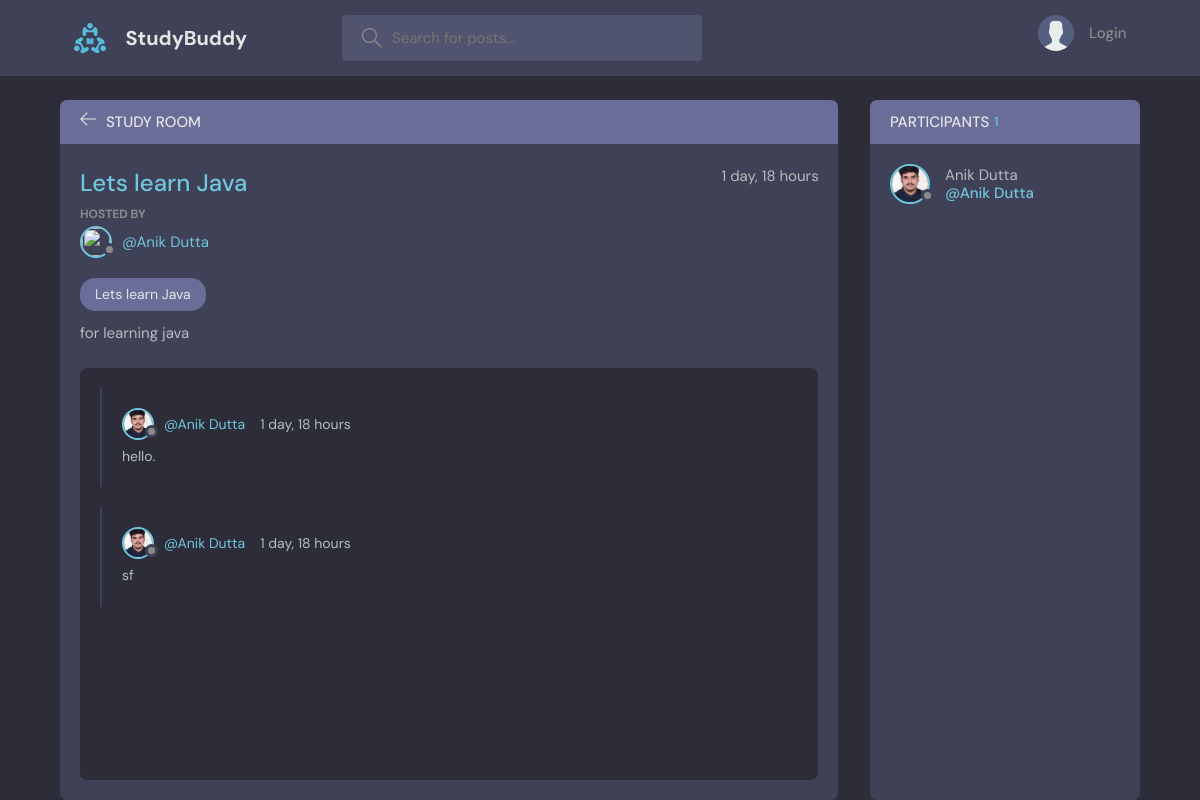
Page /room/1 on the earlier database version.
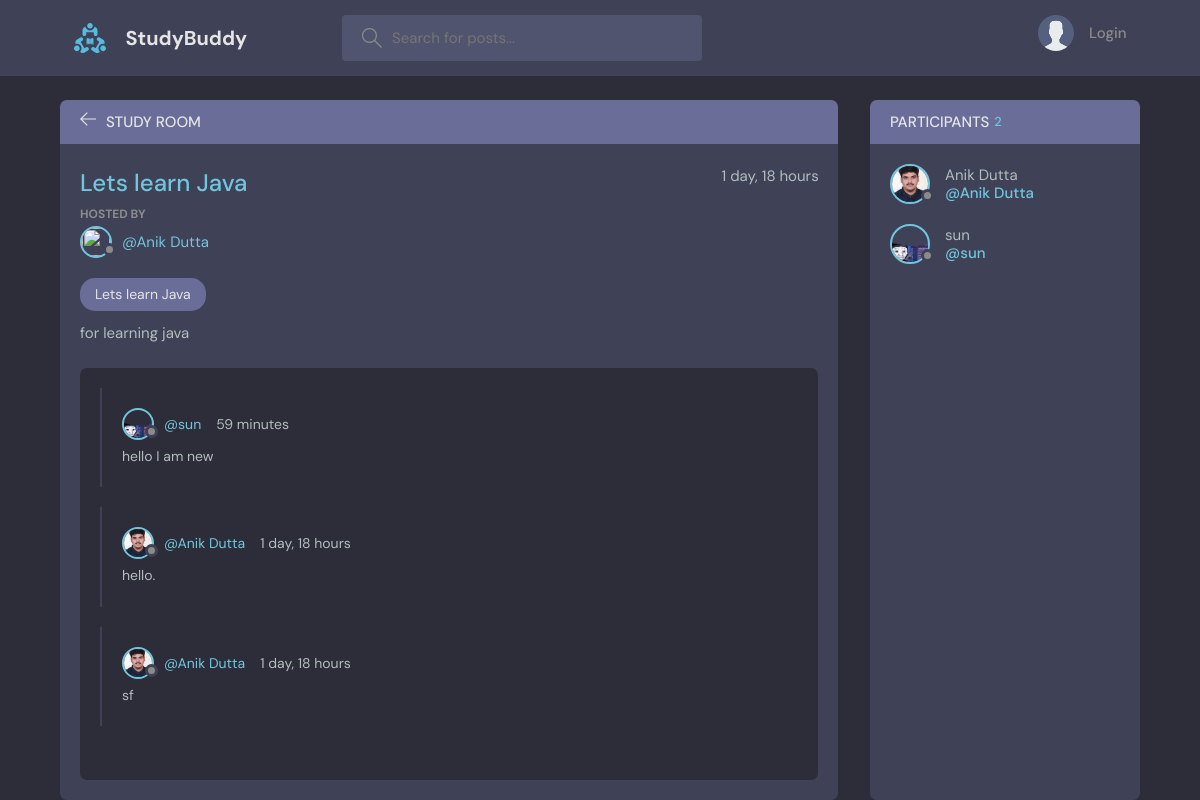
Same page on the later database version.
### base/models.py (models this page shows, shortened)
class Messages(models.Model):
    user = models.ForeignKey(User, on_delete=models.CASCADE)
    room = models.ForeignKey(Room, on_delete=models.CASCADE)
    body = models.TextField()
    updated = models.DateTimeField(auto_now= True)
    created = models.DateTimeField(auto_now_add= True)
    objects = models.Manager()
    class Meta:
        ordering = ['-created', '-updated']

class User(AbstractUser):
    name = models.CharField(max_length=200, blank=True)
    username = models.CharField(max_length=200, unique=True, null=True, blank=True)
    email = models.EmailField(unique=True, null=True)
    bio = models.TextField(null=True)
    avatar = models.ImageField(null=True, default='avatar.svg')
    USERNAME_FIELD = 'email'
    REQUIRED_FIELDS = []

### base/views.py (the view, shortened to what this page needs)
# urls.py: path('room/<str:pk>', views.room, name = "room"),
def room(request, pk):
    room = Room.objects.get(id = pk)
    comments =  room.messages_set.all()
    participants = room.participants.all()
    context = {'room':room, 'comments': comments, 'participants': participants}
    return render(request,'base/room.html', context)

### base/templates/base/room.html (shortened to what this page needs)
{% extends 'main.html' %}
{% block content %}
    <main class="profile-page layout layout--2">
      <div class="container">
        <div class="room">
          <div class="room__top">
            <div class="room__topLeft">
              <a href="{% url 'home' %}">
                <svg version="1.1" xmlns="http://www.w3.org/2000/svg" width="32" height="32" viewBox="0 0 32 32">
                  <title>arrow-left</title>
                  <path
                    d="M13.723 2.286l-13.723 13.714 13.719 13.714 1.616-1.611-10.96-10.96h27.625v-2.286h-27.625l10.965-10.965-1.616-1.607z"
                  ></path>
                </svg>
              </a>
              <h3>STUDY ROOM</h3>
            </div>
            </div>
          <div class="room__box scroll">
            <div class="room__header scroll">
              <div class="room__info">
                <h3>{{ room.name }}</h3>
                <span>{{ room.created|timesince }}</span>
              </div>
              <div class="room__hosted">
                <p>Hosted By</p>
                <a href="{% url 'user-profile' room.host.id %}" class="room__author">
                  <div class="avatar avatar--small">
                    <img src="{{user.avatar.url}}" />
                  </div>
                  <span>@{{ room.host.username }}</span>
                </a>
              </div>
              <div class="room__details">
                <span class="room__topics">{{room.name}}</span>
                <p>{{room.description}}</p>
              </div>
            </div>
            <div class="room__conversation">
              <div class="threads scroll">
                {% for message in comments %}
                  <div class="thread">
                    <div class="thread__top">
                      <div class="thread__author">
                        <a href="{% url 'user-profile' message.user.id %}" class="thread__authorInfo">
                          <div class="avatar avatar--small">
                            <img src="{{message.user.avatar.url}}" />
                          </div>
                          <span>@{{message.user.username}}</span>
                        </a>
                        <span class="thread__date">{{message.created|timesince}}</span>
                      </div>
                    </div>
                    <div class="thread__details">
                      {{message.body}}
                    </div>
                  </div>
                {% endfor %}
              </div>
            </div>
          </div>
        </div>
        <div class="participants">
          <h3 class="participants__top">Participants <span>{{ participants.count }}</span></h3>
          <div class="participants__list scroll">
            {% for user in participants %}
            <a href="{% url 'user-profile' user.id %}" class="participant">
              <div class="avatar avatar--medium">
                <img src="{{user.avatar.url}}" />
              </div>
              <p>
                {{ user.username }}
                <span>@{{ user.username }}</span>
              </p>
            </a>
            {% endfor %}
          </div>
        </div>
      </div>
    </main>
{% endblock content %}

Differences in the rows shown:
added Messages: user.avatar (picture), user.username "sun", created "59 minutes", body "hello I am new"
added User: avatar (picture), username "sun"
Other differences:
{{ participants.count }}: "1" → "2"
